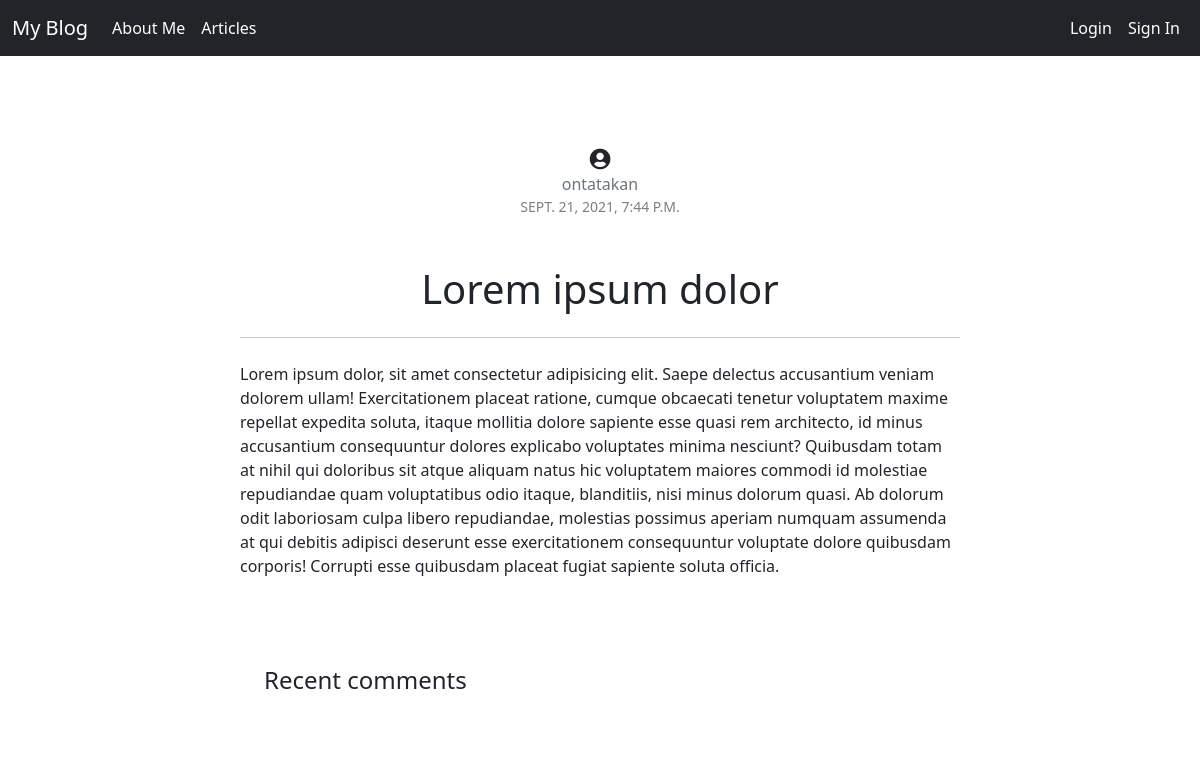
Page /article/8/ on the committed database.
### article/models.py (models this page shows, shortened)
class Article(models.Model):
    author = models.ForeignKey(
        "auth.User", on_delete=models.CASCADE, verbose_name="Author")
    title = models.CharField(max_length=50, verbose_name="Title")
    content = RichTextField()
    created_date = models.DateTimeField(
        auto_now_add=True, verbose_name="Created Date")
    article_img = models.FileField(blank=True, verbose_name="articleImg")
    class Meta:
        ordering = ['-created_date']

### article/views.py (the view)
# urls.py: path('<int:id>/', views.details, name="details"),
def details(request, id):
    article = get_object_or_404(Article, id=id)
    comments = article.comments.all()
    return render(request, "details.html", {"article": article, "comments": comments})

### templates/details.html (shortened to what this page needs)
{% extends 'layout.html' %} {% block body %}
<div class="section post-section pt-5">
  <div class="container">
    <div class="row justify-content-center">
      <div class="col-lg-8">
        <div class="text-center">
          <i class="fas fa-user-circle fa-lg"></i>
        </div>
        <span class="d-block text-center"
          ><a href="#" class="link-secondary" style="text-decoration: None"
            >{{article.author}}</a
          ></span
        >
        <span
          class="
            date
            d-block
            text-center
            small
            text-uppercase text-black-50
            mb-5
          "
          >{{article.created_date}}</span
        >
        <h2 class="heading text-center mb-4 display-6">{{article.title}}</h2>
        <hr />
        <p class="mt-4">{{article.content|safe}}</p>
      </div>
      <div class="container py-5">
        <div class="row d-flex justify-content-center">
          <div class="col-md-12 col-lg-8">
            <div class="card text-dark" style="border: 0px">
              <div class="card-body p-4">
                <h4 class="mb-4 pb-2">Recent comments</h4>
              </div>
            </div>
          </div>
        </div>
      </div>
    </div>
  </div>
</div>
{% endblock body %}

### rows in the picture
Article: author "ontatakan", created_date "SEPT. 21, 2021, 7:44 P.M.", title "Lorem ipsum dolor", content "Lorem ipsum dolor, sit amet consectetur adipisicing elit. Saepe delectus accusantium veniam dolorem ullam! Exercitationem placeat ratione, cumque obcaecati tenetur voluptatem maxime repellat expedita soluta, itaque mollitia dolore sapiente esse quasi rem architecto, id minus accusantium consequuntur dolores explicabo voluptates minima nesciunt? Quibusdam totam at nihil qui doloribus sit atque aliquam natus hic voluptatem maiores commodi id molestiae repudiandae quam voluptatibus odio itaque, blanditiis, nisi minus dolorum quasi. Ab dolorum odit laboriosam culpa libero repudiandae, molestias possimus aperiam numquam assumenda at qui debitis adipisci deserunt esse exercitationem consequuntur…"
